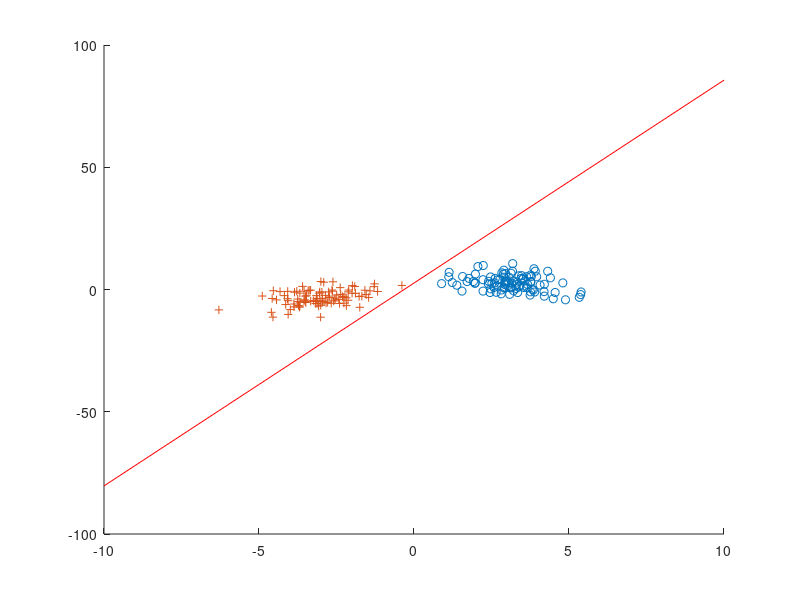

Reproduce this figure in MATLAB.
% 3.1 Assignment

% 3.1.1
rng default

% class 1
mu_1 = [3, 3];
sigma_1 = [1, -1.5; -1.5, 10];
c_1 = mvnrnd(mu_1, sigma_1, 100);
c_1_size = size(c_1);
% c_1_size(2); % 2
c1_label = transpose(ones(1, c_1_size(1)));
c_1 = [c_1 c1_label]; % the third column is the label
c_1(2, 2);           % (x_index, y_index)

% class 2
mu_2 = [-3, -3];
sigma_2 = [1, 1.5; 1.5, 10];
c_2 = mvnrnd(mu_2, sigma_2, 100);
c_2_size = size(c_2);
c2_label = -1*transpose(ones(1, c_2_size(1)));
c_2 = [c_2 c2_label];

% shuffle data into one dataset
data = [c_1; c_2];
shuffledData = data(randperm(size(data,1)), :);


% 3.1.2
% How quickly do the algorithms converge? 
% Plot the learning curves for each variant of learning
% Visualise the learning process by plotting a separating line (decision
% boundary) after each epoch of training

% TODO, make trainingdata integer.


trainProcent = 0.7;
shuffleSize = size(shuffledData);
trainingDataSize = shuffleSize(1)*trainProcent;

trainingData_label = shuffledData(1:trainingDataSize,:);
testData = shuffledData((trainingDataSize+1):shuffleSize(1),:);

% 1. Select random sample from training set as input
trainData = trainingData_label(:,1:2);
trainData = [ones(trainingDataSize,1) trainingData_label(:,1:2)];
trainLabel = trainingData_label(:,3:3);

% 2. If classification is correct, do nothing
% the dimension is: W*x = y      1x2 * 2x140 = 1x140 

% initialize the values
w = zeros(1, 3);
delta_w = zeros(1, 3);
output = 0;
eta = 0.00001;
thredshold = 0;
epochs = 10;
% for the sequential


for epoch = 1:epochs
    for y = 1:size(trainLabel)
        % if result is 0 and label is 1
        output = w*trainData(y,:)';
        w = w+delta_w;

        if (output < thredshold) && (trainLabel(y)==1)
            delta_w = eta*trainData(y,:);

        end

        if (output >= thredshold) && (trainLabel(y)==-1)
            delta_w = -eta*trainData(y,:);
        end
    end
    w = w/140
    
end
w


hold all
plot(c_1(:, 1), c_1(:,2), 'o');
plot(c_2(:, 1), c_2(:,2), '+');
x = -10:10;
y = w(1)/w(3) - w(2)/w(3)*x;
plot(x,y, 'r')
%plot(w(2), w(3), 'r');





